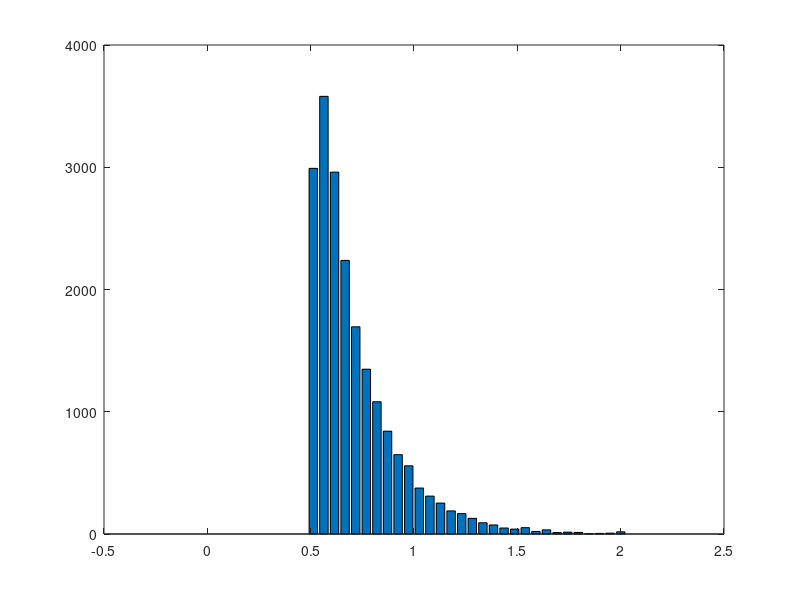

This chart was generated by the following MATLAB code: (Note: this script raises an error after producing the figure.)
clear; close all; clc;

%%
%fix step size
dt = 0.001;
%parameter 
ndt = 0.5; %NON-DECISION TIME
mu = 0.5;  %BY CONVENTION MU MUST BE POSITIVE 
sd = 1;   %THIS IS VARIABILITY WITHIN THE WALK.  KEEP FIXED AT 1. 
nsteps = 2500; %MAX LENGTH OF WALK.  INCREASE TILL WARNING GOES AWAY
ntrials = 500; %NUMBER OF RUNS
criterion = 1; %CORRECT BOUNDARY LOCATION, INCORRECT IS ZERO 
beta = 0.5; % NORMALIZED BIAS
bias = beta*criterion; %ACTUAL BIAS
total_err_pr = 0; % keep running sum of err probability
total_err_rt = 0; % use total_err_pr to normalize this value
%set random number seed 
rng(19680104);

figure
total_errorrt = []; % used for histogram, accumulate all error_trials

% loop over all 100 samples of drift rate (i.e. mu)
for i_ = 1:100
    % OUTPUT VARIABLES
    sample = zeros(1,nsteps+1);   %This is a single random draw from normal distribution
    path = zeros(ntrials,nsteps+1); %This is all the random walks
    rt = zeros(ntrials,1);  %These are the rts across trials 
    correct = zeros(ntrials,1); %This is accuracy data. ZERO IS WRONG, ONE IS RIGHT
    sampled_beta = normrnd(0.5,0.2,[1,1]);
    sampled_bias = sampled_beta*criterion; % ACTUAL BIAS
    %LOOP OVER ntrials.  
    for j = 1:ntrials
        goodpath = 0;
        while goodpath == 0
            draw = normrnd(mu*dt,sd*sqrt(dt),[1,nsteps]);  %DRAW A WALK
            sample(1) = sampled_bias; %START AT BIAS
            sample(2:nsteps+1) = draw; 
            walk = cumsum(sample); %SUM THE WALK.   
            crossbnd = find((walk > criterion) |(walk < 0)); %TEST BOTH BOUNDARIES  
            if ~isempty(crossbnd) %TEST IF IT CROSSED ONE OF THE BOUNDARIES AT LEAST
                goodpath = 1; %WALK IS GOOD, SET TO 1 TO EXIT WHILE LOOP
                path(j,:) = walk; %SAVE THE WALK
            else
                display('Bad Walk') %NOTIFY BAD WALK AND DRAW AGAIN LOWER
            end;
        end;
        rt(j) = crossbnd(1);  %RT IS FIRST CROSSING
        if path(j,rt(j)) > criterion  %TEST IF CORRECT
            path(j,rt(j):end) = criterion; %SET THE REST OF WALK TO BOUNDARY
            correct(j) = 1; %INDICATE CORRECT TRIAL
        else %TRIALIS INCORRECT
            path(j,rt(j):end) = 0; %SET THE REST OF WALK TO ZERO. 
        end; 
        %Add Non-decision time
        rt(j) = rt(j) + ndt/dt;	
    end
    % need to weight average incorrect response times by relative probabilities of incorrect
    %convert rt to milliseconds
    rt = rt*dt;
    errorrt = rt(find(correct == 0));
    total_errorrt = [total_errorrt; errorrt];
    % this trial's avg
    avg_err_rt = mean(errorrt);
    err_pr = 1 - mean(correct);
    total_err_rt = total_err_rt + avg_err_rt * err_pr;
    total_err_pr = total_err_pr + err_pr;
end

bins = linspace(0,2,40);
[n1,x] = hist(total_errorrt, bins); 
h = bar(x, n1);

% avg now over all trials
% weighed mean err response time!
avg_err_rt = total_err_rt / total_err_pr
xline(avg_err_rt,'--b');
xlabel('Response Time')
ylabel('Number of Trials')
title('Error Trial RTs')
